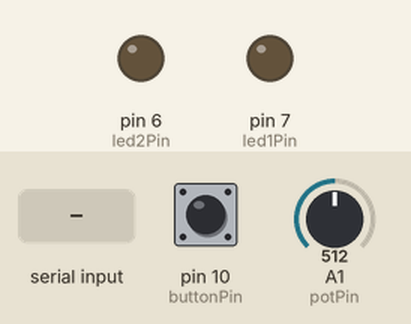
This sketch was run on a simulated Arduino Uno, built with avr-gcc and run on an emulated ATmega328P. On the bench: output pins drawn as LEDs (lit = HIGH). The test bench sets the inputs (shaded band); at power-on: pin 10 (buttonPin) LOW, A1 (potPin) = 512. What the sketch prints to the serial monitor is not drawn.

Above: at 1.2 s.
1.3 s: "a\n" received over Serial
At 2.1 s:
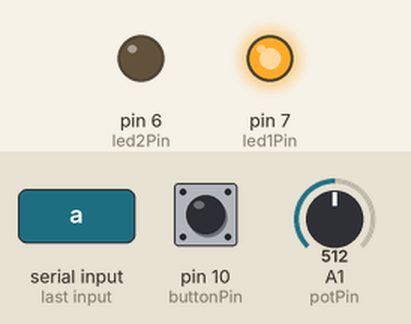
2.8 s: byte 98 ('b') received over Serial
At 3.2 s:
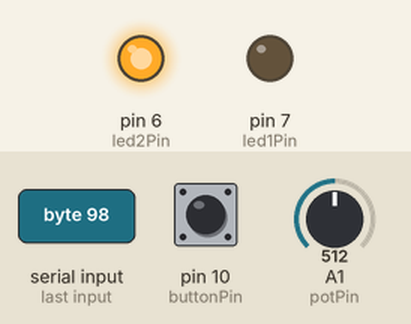
4.3 s: byte 99 ('c') received over Serial
At 5.5 s:
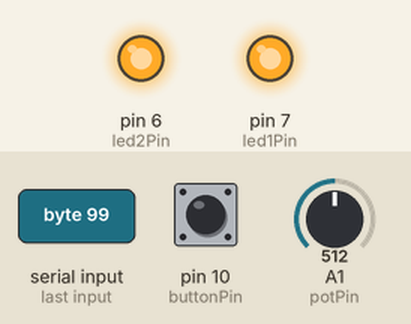
5.8 s: "b\n" received over Serial
At 6.7 s:
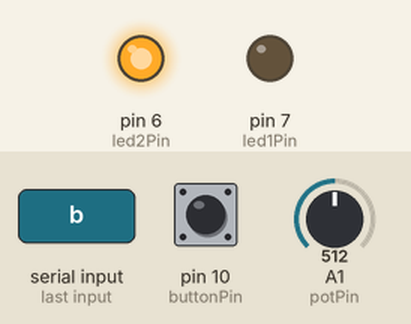
7.3 s: "c\n" received over Serial
At 7.8 s:
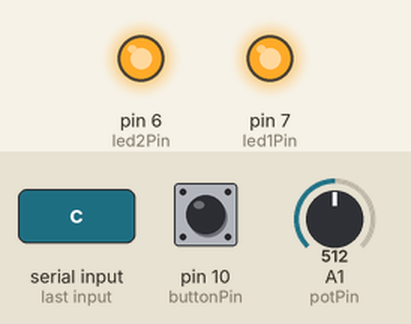
Timing chart, 0 to 9.8 s (numbered marks = the images above; inputs shaded):
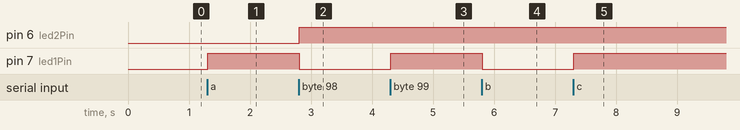

The sketch:

LightButtonPotentio.ino
```cpp
/* *******************************
INPUT
*********************************/
const int potPin = A1; // analog pin used to connect the potentiometer
int potVal;  // variable to read the value from the analog pin
int angle;   // angle the potentiometer has actually rotated
int value;

const int buttonPin = 10;
int buttonState = 0;

/* *******************************
OUTPUT
*********************************/
// Led setup
const int led1Pin = 7;
int led1State;
const int led2Pin = 6;
int led2State;
// led1State and led2State is going to be the respective first and second bit of binOutput
int binOutput;

// Receiving data
const byte numChars = 32; // Max amount of bits we can read in one line
char receivedChars[numChars]; // an array to store the received data
boolean newData = false;
static byte ndx = 0;

void setup() {
  Serial.begin(9600); // open a serial connection to your computer
  pinMode(buttonPin, INPUT);

  pinMode(led1Pin, OUTPUT);
  pinMode(led2Pin, OUTPUT);
}

void loop() {
  potVal = analogRead(potPin); // read the value of the potentiometer
  value = potVal;

  buttonState = digitalRead(buttonPin);
  if(buttonState == 1){
    value = value | 0b10000000000; // Bitwise OR operation to set the 11th bit
  }
  value = value | 0b100000000000; // Bitwise OR operation to set the 12th bit to ensure good sending
  Serial.println(value);


//  recvWithEndMarker();
//  processNewData();
  char reading = Serial.read();
  if(reading == 'a'){
    digitalWrite(led1Pin, HIGH);
    digitalWrite(led2Pin, LOW);
  }
  else if(reading == 'b'){
    digitalWrite(led2Pin, HIGH);
    digitalWrite(led1Pin, LOW);
  }
  else if(reading == 'c'){
    digitalWrite(led1Pin, HIGH);
    digitalWrite(led2Pin, HIGH);
  }
  else if(reading == '/'){
    digitalWrite(led1Pin, LOW);
    digitalWrite(led2Pin, LOW);
  }
}

void recvWithEndMarker() {
    char endMarker = '\n';
    char rc;
    while (Serial.available() > 0 && newData == false) {
        rc = Serial.read();
        if (rc != endMarker) {
            receivedChars[ndx] = rc;
            ndx++;
            if (ndx >= numChars) {
                ndx = numChars - 1;
            }
        }
        else {
            receivedChars[ndx] = '\0'; // terminate the string
            ndx = 0;
            newData = true;
        }
    }
}

void processNewData(){
  if (newData == false) return;
  switch(receivedChars[0]){
    case 'a':
    {
      binOutput++;
      for(int i = 1; i < 3; i++){
        if(receivedChars[i] == 'a'){
          binOutput++;
        }
      }
      led1State = binOutput & 1;
      led2State = binOutput & 0b10;
      binOutput = 0;
      if(led1State){
        digitalWrite(led1Pin, HIGH);
      }
      else {
        digitalWrite(led1Pin, LOW);
      }

      if(led2State){
        digitalWrite(led2Pin, HIGH);
      }
      else {
        digitalWrite(led2Pin, LOW);
      }
      break;
    }
    case '/':
      digitalWrite(led1Pin, LOW);
      digitalWrite(led2Pin, LOW);
      break;
    default:
      break;
  }
  newData = false;
}
```

Measured:
- after the input at 1.3 s, pin 7 (led1Pin): LOW → HIGH at once
- after the input at 2.8 s, pin 6 (led2Pin): LOW → HIGH at once; pin 7 (led1Pin): HIGH → LOW at once
- after the input at 4.3 s, pin 7 (led1Pin): LOW → HIGH at once
- after the input at 5.8 s, pin 7 (led1Pin): HIGH → LOW at once
- after the input at 7.3 s, pin 7 (led1Pin): LOW → HIGH at once
